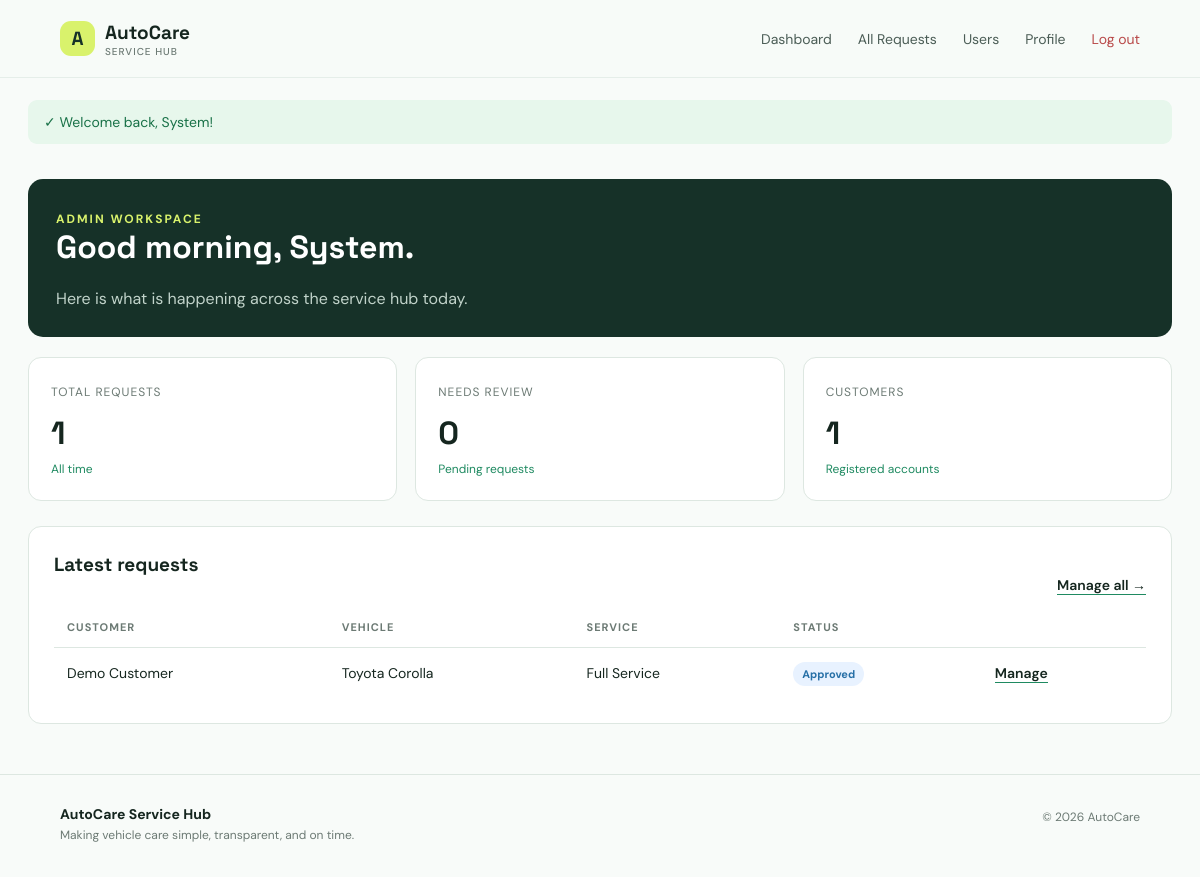
/admin/index.php (signed in), run on the app's committed database.
### tables this page shows
CREATE TABLE service_requests (
  id INT AUTO_INCREMENT PRIMARY KEY,
  user_id INT NOT NULL,
  vehicle_id INT NOT NULL,
  service_type VARCHAR(100) NOT NULL,
  preferred_date DATE NOT NULL,
  notes TEXT DEFAULT NULL,
  status ENUM('Pending','Approved','In Progress','Completed','Cancelled') NOT NULL DEFAULT 'Pending',
  admin_notes TEXT DEFAULT NULL,
  created_at TIMESTAMP DEFAULT CURRENT_TIMESTAMP,
  updated_at TIMESTAMP DEFAULT CURRENT_TIMESTAMP ON UPDATE CURRENT_TIMESTAMP,
  FOREIGN KEY (user_id) REFERENCES users(id) ON DELETE CASCADE,
  FOREIGN KEY (vehicle_id) REFERENCES vehicles(id) ON DELETE CASCADE
);

CREATE TABLE users (
  id INT AUTO_INCREMENT PRIMARY KEY,
  name VARCHAR(100) NOT NULL,
  email VARCHAR(150) NOT NULL UNIQUE,
  phone VARCHAR(30) DEFAULT NULL,
  password VARCHAR(255) NOT NULL,
  role ENUM('customer','admin') NOT NULL DEFAULT 'customer',
  created_at TIMESTAMP DEFAULT CURRENT_TIMESTAMP
);

CREATE TABLE vehicles (
  id INT AUTO_INCREMENT PRIMARY KEY,
  user_id INT NOT NULL,
  make VARCHAR(60) NOT NULL,
  model VARCHAR(60) NOT NULL,
  year SMALLINT NOT NULL,
  registration_no VARCHAR(30) NOT NULL UNIQUE,
  color VARCHAR(30) DEFAULT NULL,
  created_at TIMESTAMP DEFAULT CURRENT_TIMESTAMP,
  FOREIGN KEY (user_id) REFERENCES users(id) ON DELETE CASCADE
);

### functions.php (called while the page is built, shortened)
<?php
function e($value)
{
    return htmlspecialchars((string)$value, ENT_QUOTES, 'UTF-8');
}
function current_user()
{
    return $_SESSION['user'] ?? null;
}
function status_class($status)
{
    return strtolower(str_replace(' ', '-', $status));
}

### admin/index.php (the view, shortened to what this page needs)
<?php require_once '../functions.php';
$counts = $pdo->query("SELECT COUNT(*) total,SUM(status='Pending') pending,SUM(status='Approved') approved,SUM(status='In Progress') progress,SUM(status='Completed') completed FROM service_requests")->fetch();
$users = $pdo->query('SELECT COUNT(*) c FROM users WHERE role="customer"')->fetch()['c'];
$recent = $pdo->query("
    SELECT s.*, u.name, v.make, v.model
    FROM service_requests s
    LEFT JOIN users u ON u.id = s.user_id
    LEFT JOIN vehicles v ON v.id = s.vehicle_id
    ORDER BY s.created_at DESC
    LIMIT 6
")->fetchAll();
include '../partials/header.php'; ?><div class="admin-banner">
    <p class="eyebrow" style="color:var(--lime)">Admin workspace</p>
    <h1>Good morning, <?= e(explode(' ', current_user()['name'])[0]) ?>.</h1>
    <p>Here is what is happening across the service hub today.</p>
</div>
<div class="grid-3" style="margin-top:20px">
    <div class="stat"><span class="stat-label">Total requests</span>
        <div class="stat-value"><?= e($counts['total'] ?? 0) ?></div><span class="stat-note">All time</span>
    </div>
    <div class="stat"><span class="stat-label">Needs review</span>
        <div class="stat-value"><?= e($counts['pending'] ?? 0) ?></div><span class="stat-note">Pending requests</span>
    </div>
    <div class="stat"><span class="stat-label">Customers</span>
        <div class="stat-value"><?= e($users) ?></div><span class="stat-note">Registered accounts</span>
    </div>
</div>
<div class="panel">
    <div class="page-head" style="margin:0 0 12px">
        <h2>Latest requests</h2><a class="text-link" href="requests.php">Manage all →</a>
    </div>
    <div class="table-wrap">
        <table class="data-table">
            <thead>
                <tr>
                    <th>Customer</th>
                    <th>Vehicle</th>
                    <th>Service</th>
                    <th>Status</th>
                    <th></th>
                </tr>
            </thead>
            <tbody><?php foreach ($recent as $r): ?><tr>
                        <td><?= e($r['name'] ?? 'Customer not found') ?></td>
                        <td>
                            <?= e(trim(($r['make'] ?? '') . ' ' . ($r['model'] ?? '')) ?: 'Vehicle not found') ?>
                        </td>
                        <td><?= e($r['service_type']) ?></td>
                        <td><span class="status <?= status_class($r['status']) ?>"><?= e($r['status']) ?></span></td>
                        <td><a class="text-link" href="requests.php?focus=<?= $r['id'] ?>">Manage</a></td>
                    </tr><?php endforeach;
                        if (!$recent): ?><tr>
                        <td colspan="5" class="empty">No requests yet.</td>
                    </tr><?php endif; ?></tbody>
        </table>
    </div>
</div><?php include '../partials/footer.php'; ?>

### assets/style.css (style rules this page uses)
:root { --ink: #15261f; --muted: #6c7a74; --line: #dde7e1; --paper: #f8fbf9; --white: #fff; --green: #1f8a61; --lime: #d9f26c; --dark: #163128; --red: #b84949; --amber: #a66e18 }
* { box-sizing: border-box }
body { margin: 0; background: var(--paper); color: var(--ink); font-family: 'DM Sans', sans-serif }
h1, h2, h3 { font-family: 'Space Grotesk', sans-serif; margin-top: 0 }
a { color: inherit; text-decoration: none }
.eyebrow { font-size: 12px; text-transform: uppercase; letter-spacing: 2px; color: var(--green); font-weight: 700 }
.text-link { font-weight: 600; font-size: 14px; border-bottom: 1px solid var(--green) }
.page-head { display: flex; justify-content: space-between; align-items: end; margin: 45px 0 26px }
.grid-3 { display: grid; grid-template-columns: repeat(3, 1fr); gap: 18px }
.stat { background: #fff; border: 1px solid var(--line); padding: 22px; border-radius: 13px }
.stat-label { color: var(--muted); font-size: 12px; text-transform: uppercase; letter-spacing: 1px }
.stat-value { font: 700 32px 'Space Grotesk'; margin: 12px 0 4px }
.stat-note { color: var(--green); font-size: 12px }
.panel { background: #fff; border: 1px solid var(--line); border-radius: 13px; padding: 25px; margin: 25px 0 }
.panel h2 { font-size: 19px; margin-bottom: 18px }
.table-wrap { overflow: auto }
.data-table { width: 100%; border-collapse: collapse; font-size: 14px }
.data-table th { text-align: left; color: var(--muted); font-size: 11px; text-transform: uppercase; letter-spacing: 1px; padding: 13px; border-bottom: 1px solid var(--line) }
.data-table td { padding: 16px 13px; border-bottom: 1px solid #edf2ef }
.data-table tr:last-child td { border-bottom: 0 }
.status { padding: 5px 9px; border-radius: 20px; font-size: 11px; font-weight: 700; white-space: nowrap }
.approved { background: #e8f2ff; color: #2770a7 }
.admin-banner { background: var(--dark); color: white; padding: 28px; border-radius: 15px; margin-top: 35px }
.admin-banner p { color: #c1d3ca; margin: 4px 0 0 }

### data on the page
service_requests: user.name "Demo Customer", vehicle.model "Toyota Corolla", service_type "Full Service", status "Approved"

### other printed values
$success "Welcome back, System!"
explode(' ', current_user()['name'])[0] "System"
$counts['total'] "1"
$counts['pending'] "0"
$users "1"
